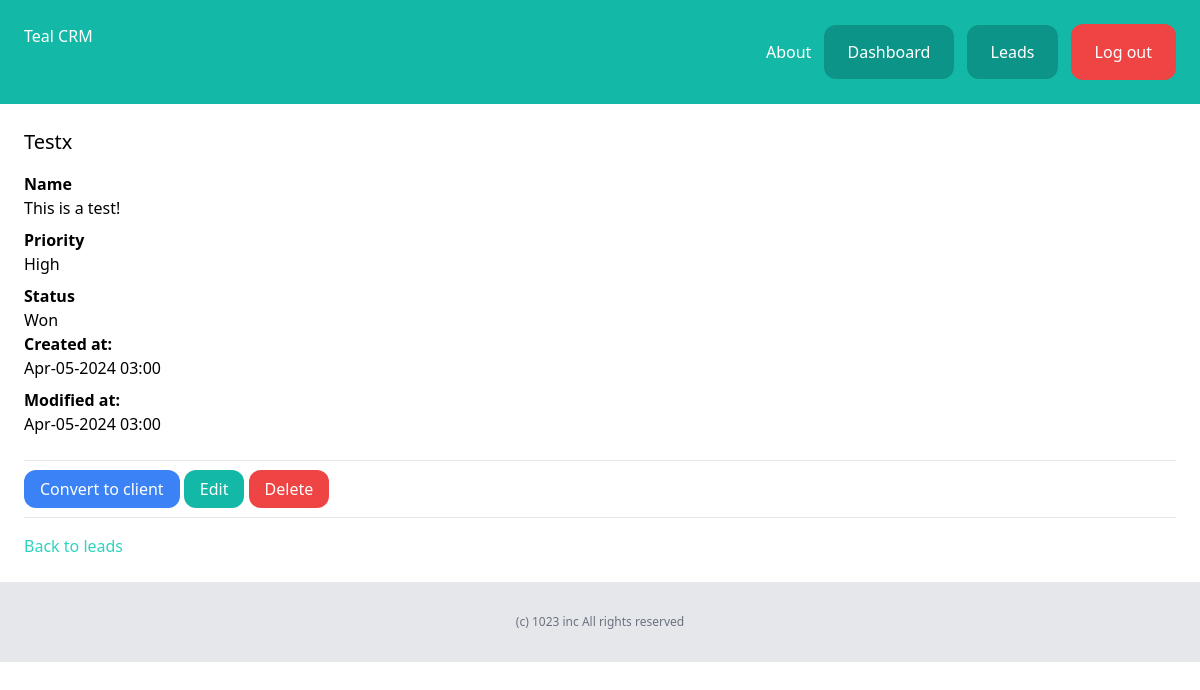
Screenshot of /dashboard/leads/2/ (signed in) with the database file from the repository.
### lead/models.py (models this page shows, shortened)
class Lead(models.Model):
    LOW = 'low'
    MEDIUM = 'medium'
    HIGH = 'high'
    CHOICES_PRIORITY = (
        (LOW, 'Low'),
        (MEDIUM, 'Medium'),
        (HIGH, 'High'),
    )
    NEW = 'new'
    CONTACTED = 'contacted'
    WON = 'won'
    LOST = 'lost'
    CHOICES_STATUS = (
        (NEW, 'New'),
        (CONTACTED, 'Contacted'),
        (WON, 'Won'),
        (LOST, 'Lost'),
    )
    name = models.CharField(max_length=255)
    email = models.EmailField()
    description = models.TextField(blank=True, null=True)
    priority = models.CharField(max_length=10, choices=CHOICES_PRIORITY, default=MEDIUM)
    status = models.CharField(max_length=10, choices=CHOICES_STATUS, default=NEW)
    converted_to_client = models.BooleanField(default=False)
    created_by = models.ForeignKey(User, related_name='leads', on_delete=models.CASCADE)
    created_at = models.DateTimeField(auto_now_add=True)
    modified_at = models.DateTimeField(auto_now=True)

### lead/views.py (the view)
# urls.py: path('<int:pk>/', views.leads_detail, name='leads_detail'),
@login_required
def leads_detail(request, pk):
    lead = get_object_or_404(Lead, created_by=request.user, pk=pk)
    return render(request, 'lead/leads_detail.html', {'lead':lead})

### lead/templates/lead/leads_detail.html (shortened to what this page needs)
{% extends 'core/base.html' %}
{% block content %}
    <div class="py-6 px-6">
        <h1 class="mb-4 text-xl">{{ lead.name }}</h1>
        {% if lead.description %}
            <p class="font-semibold">Name</p>
            <p class="mb-2">{{ lead.description }}</p>
        {% endif %}
        <p class="font-semibold">Priority</p>
        <p class="mb-2">{{ lead.get_priority_display }}</p>
        <p class="font-semibold">Status</p>
        <p>{{ lead.get_status_display }}</p>
        <p class="font-semibold">Created at:</p>
        <p class="mb-2">{{ lead.created_at|date:"M-d-Y H:i" }}</p>
        <p class="font-semibold">Modified at:</p>
        <p class="mb-6">{{ lead.modified_at|date:"M-d-Y H:i" }}</p>
        <hr class="my-4">
        <a href="{% url 'lead:leads_convert' lead.id %}" class="py-2 px-4 rounded-xl bg-blue-500 text-white hover:bg-orange-500 transition duration-500 ease-in-out">Convert to client</a>
        <a href="{% url 'lead:leads_edit' lead.id %}" class="py-2 px-4 rounded-xl bg-teal-500 text-white hover:bg-orange-500 transition duration-500 ease-in-out">Edit</a>
        <a href="{% url 'lead:leads_delete' lead.id %}" class="py-2 px-4 rounded-xl bg-red-500 text-white hover:bg-red-600 transition duration-500 ease-in-out">Delete</a>
        <hr class="my-4">
        <a href="{% url 'lead:leads_list' %}" class="text-teal-400">Back to leads</a>
    </div>
{% endblock %}

### rows the page displays
Lead: name "Testx", description "This is a test!", priority "High", status "Won", created_at "Apr-05-2024 03:00", modified_at "Apr-05-2024 03:00"
